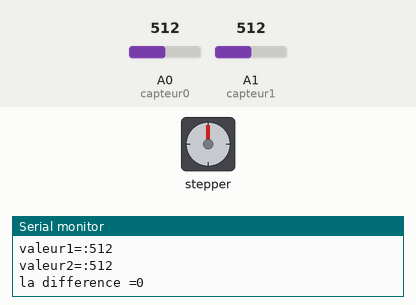
Simulated run of this sketch. Board: Arduino Uno, built with avr-gcc and run on an emulated ATmega328P. Shown: stepper motor, the last lines printed to the serial monitor. Wiring (inferred from the names in the program): stepper motor driver (200 steps per turn assumed): step pin 2; direction pin 3. The inputs (shaded band) are chosen by the test bench; at power-on: A0 (capteur0) = 512, A1 (capteur1) = 512.

Above: at 18.0 s.
18.1 s: A0 (capteur0) set to 533
At 21.5 s:
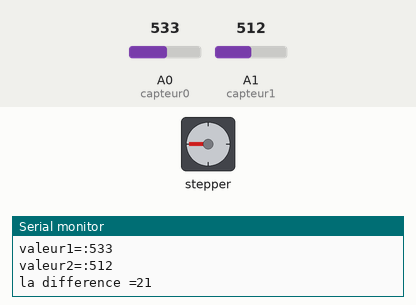
33.1 s: A0 (capteur0) set to 511
At 34.0 s:
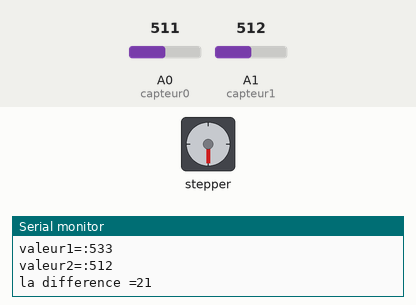
48.1 s: A1 (capteur1) set to 483
At 51.9 s:
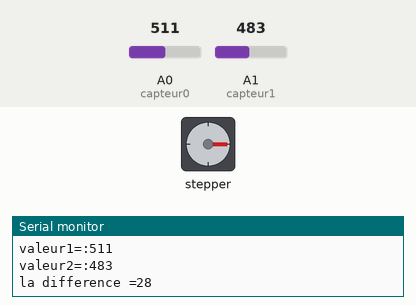
63.1 s: A1 (capteur1) set to 511
At 63.6 s:
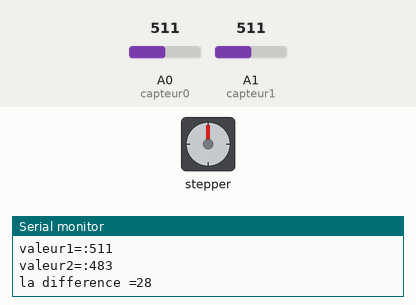
Timing chart, 0 to 66.1 s (numbered marks = the images above; inputs shaded):
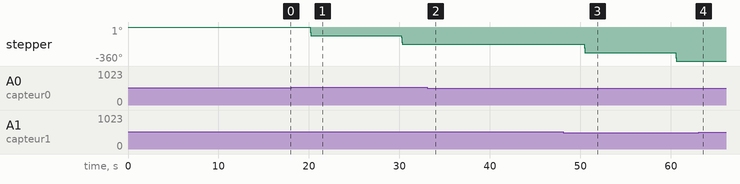

Measured:
- the behaviour switches between 521 and 522 on A0 (capteur0) (found by bisection; images 0 and 1)
- the behaviour switches between 502 and 501 on A1 (capteur1) (found by bisection; images 2 and 3)
- after the input at 18.1 s, stepper: turns 90° counter-clockwise in 0.10 s, then 90° counter-clockwise in 0.10 s
- after the input at 33.1 s, stepper: stops changing and stays -180°
- after the input at 48.1 s, stepper: turns 90° counter-clockwise in 0.10 s, then 90° counter-clockwise in 0.10 s
- after the input at 63.1 s, stepper: stops changing and stays -360°

The sketch:

while.ino
```cpp
const int dirPin = 3;  // Direction
const int stepPin = 2; // Step
int capteur0= A0;
int capteur1= A1;
// Motor steps per rotation
const int STEPS_PER_REV = 200;
int valeur0;
int valeur1;
int x0=0;
int x1=0;
int difference;
//bool a= true;
void tourned50(void){

  digitalWrite(dirPin,HIGH);


  for(int x = 0; x < 50 ; x++) {
    digitalWrite(stepPin,HIGH);
    delayMicroseconds(1000);
    digitalWrite(stepPin,LOW);
    delayMicroseconds(1000);
     }
 }


void tourneg50(void){
      digitalWrite(dirPin,LOW);

  // Spin motor one rotation slowly
  for(int x = 0; x < 50 ; x++) {
    digitalWrite(stepPin,HIGH);
    delayMicroseconds(1000);
    digitalWrite(stepPin,LOW);
    delayMicroseconds(1000);
  }
}
  void tourned100(void){
    // Set motor direction clockwise
  digitalWrite(dirPin,HIGH);

  // Spin motor one rotation slowly
  for(int x = 0; x < 100 ; x++) {
    digitalWrite(stepPin,HIGH);
    delayMicroseconds(1000);
    digitalWrite(stepPin,LOW);
    delayMicroseconds(1000);
     }
 }
  void tourneg100(void){
      digitalWrite(dirPin,LOW);


  for(int x = 0; x < 100 ; x++) {
    digitalWrite(stepPin,HIGH);
    delayMicroseconds(1000);
    digitalWrite(stepPin,LOW);
    delayMicroseconds(1000);
  }
}
 void stope (void)
    {
      for(int x = 0; x < 50; x++) {
    digitalWrite(stepPin, LOW);
    delayMicroseconds(1000);
    digitalWrite(stepPin,LOW);
    delayMicroseconds(1000);
      }
    }


void setup() {


  pinMode(stepPin,OUTPUT);
  pinMode(dirPin,OUTPUT);
  pinMode(capteur0,INPUT);
  pinMode(capteur1,INPUT);
  Serial.begin(9600);
}


void loop() {
  delay(10000);

  valeur0= analogRead(capteur0);
  valeur1= analogRead(capteur1);


  difference = (abs(valeur0- valeur1));
     Serial.print("valeur1=:");
     Serial.println(valeur0);
     Serial.print("valeur2=:");
     Serial.println(valeur1);
     Serial.print("la difference =");
     Serial.println(difference );

    if ((difference<10))
    {
     stope();
     }
    else if( 10 < difference <20){
      if (valeur0<valeur1){
        tourned50();
        }
      else {
       tourneg50();
       }
    }

     else if (difference >20) {
      if (valeur0<valeur1){
        tourned100();
        }
      else {
        tourneg100();
       }

     }
  }
```
